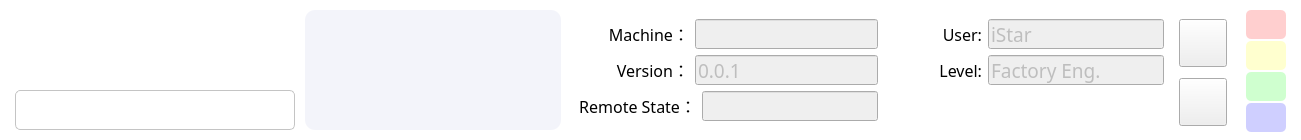
     <widget class="QFrame" name="frame_Title">
      <property name="minimumSize">
       <size>
        <width>0</width>
        <height>140</height>
       </size>
      </property>
      <property name="maximumSize">
       <size>
        <width>16777215</width>
        <height>140</height>
       </size>
      </property>
      <property name="styleSheet">
       <string notr="true">QFrame{
    background-color:#FFFFFF;
    border:none;
}</string>
      </property>
      <property name="frameShape">
       <enum>QFrame::StyledPanel</enum>
      </property>
      <property name="frameShadow">
       <enum>QFrame::Raised</enum>
      </property>
      <layout class="QHBoxLayout" name="horizontalLayout_13">
       <property name="spacing">
        <number>0</number>
       </property>
       <property name="leftMargin">
        <number>0</number>
       </property>
       <property name="topMargin">
        <number>0</number>
       </property>
       <property name="rightMargin">
        <number>0</number>
       </property>
       <property name="bottomMargin">
        <number>0</number>
       </property>
       <item>
        <layout class="QVBoxLayout" name="verticalLayout_5">
         <item>
          <widget class="QLabel" name="lbl_Logo">
           <property name="minimumSize">
            <size>
             <width>300</width>
             <height>80</height>
            </size>
           </property>
           <property name="styleSheet">
           <string notr="true">QLabel{
	image: url(:/image/images/iStarLogo.png);
	background-color:transparent;
}
</string>
           </property>
           <property name="text">
            <string/>
           </property>
          </widget>
         </item>
         <item>
          <layout class="QHBoxLayout" name="horizontalLayout_4">
           <property name="spacing">
            <number>10</number>
           </property>
           <property name="leftMargin">
            <number>15</number>
           </property>
           <property name="topMargin">
            <number>0</number>
           </property>
           <property name="rightMargin">
            <number>5</number>
           </property>
           <property name="bottomMargin">
            <number>10</number>
           </property>
           <item>
             <widget class="QLabel" name="lbl_DateTime">
              <property name="minimumSize">
               <size>
                <width>280</width>
                <height>40</height>
               </size>
              </property>
              <property name="maximumSize">
               <size>
                <width>16777215</width>
                <height>40</height>
               </size>
              </property>
             <property name="font">
              <font>
               <family>Times New Roman</family>
               <pointsize>18</pointsize>
              </font>
             </property>
             <property name="layoutDirection">
              <enum>Qt::RightToLeft</enum>
             </property>
             <property name="styleSheet">
              <string notr="true">QLabel{
	border:1px solid rgb(196,196,196);
    border-radius:5px;
	background-color:transparent;
}
</string>
             </property>
             <property name="text">
              <string/>
             </property>
             <property name="alignment">
              <set>Qt::AlignCenter</set>
             </property>
            </widget>
           </item>
          </layout>
         </item>
        </layout>
       </item>
       <item>
        <layout class="QHBoxLayout" name="horizontalLayout_12" stretch="1,0">
         <property name="spacing">
          <number>0</number>
         </property>
         <property name="leftMargin">
          <number>5</number>
         </property>
         <property name="topMargin">
          <number>10</number>
         </property>
         <property name="rightMargin">
          <number>5</number>
         </property>
         <property name="bottomMargin">
          <number>10</number>
         </property>
         <item>
          <widget class="QTextEdit" name="Ted_Message">
           <property name="styleSheet">
            <string notr="true">QTextEdit{
	border-radius:10;
	background-color:#F3F4FA;
	font-family:HarmonyOS Sans;
	font-weight:normal;
	font-size:12pt;
}</string>
           </property>
           <property name="readOnly">
            <bool>true</bool>
           </property>
          </widget>
         </item>
         <item>
          <widget class="QFrame" name="frame">
           <property name="minimumSize">
            <size>
             <width>600</width>
             <height>0</height>
            </size>
           </property>
           <property name="frameShape">
            <enum>QFrame::StyledPanel</enum>
           </property>
           <property name="frameShadow">
            <enum>QFrame::Raised</enum>
           </property>
           <layout class="QGridLayout" name="gridLayout_3">
            <item row="0" column="0">
             <widget class="QWidget" name="widget_2" native="true">
              <layout class="QHBoxLayout" name="horizontalLayout">
               <property name="topMargin">
                <number>0</number>
               </property>
               <property name="bottomMargin">
                <number>0</number>
               </property>
               <item>
                <widget class="QLabel" name="lbl_Machine">
                 <property name="minimumSize">
                  <size>
                   <width>110</width>
                   <height>0</height>
                  </size>
                 </property>
                 <property name="font">
                  <font>
                   <family>HarmonyOS Sans</family>
                   <pointsize>12</pointsize>
                  </font>
                 </property>
                 <property name="text">
                  <string>Machine：</string>
                 </property>
                 <property name="alignment">
                  <set>Qt::AlignRight|Qt::AlignTrailing|Qt::AlignVCenter</set>
                 </property>
                </widget>
               </item>
               <item>
                <widget class="QLineEdit" name="led_Machine">
                 <property name="enabled">
                  <bool>false</bool>
                 </property>
                 <property name="font">
                  <font>
                   <family>Agency FB</family>
                   <pointsize>14</pointsize>
                  </font>
                 </property>
                 <property name="text">
                  <string/>
                 </property>
                </widget>
               </item>
              </layout>
             </widget>
            </item>
            <item row="0" column="1">
             <widget class="QWidget" name="widget_5" native="true">
              <layout class="QHBoxLayout" name="horizontalLayout_16">
               <property name="topMargin">
                <number>0</number>
               </property>
               <property name="bottomMargin">
                <number>0</number>
               </property>
               <item>
                <widget class="QLabel" name="lbl_Machine_2">
                 <property name="minimumSize">
                  <size>
                   <width>80</width>
                   <height>0</height>
                  </size>
                 </property>
                 <property name="font">
                  <font>
                   <family>HarmonyOS Sans</family>
                   <pointsize>12</pointsize>
                  </font>
                 </property>
                 <property name="text">
                  <string>User:</string>
                 </property>
                 <property name="alignment">
                  <set>Qt::AlignRight|Qt::AlignTrailing|Qt::AlignVCenter</set>
                 </property>
                </widget>
               </item>
               <item>
                <widget class="QLineEdit" name="led_UserName">
                 <property name="enabled">
                  <bool>false</bool>
                 </property>
                 <property name="font">
                  <font>
                   <family>Agency FB</family>
                   <pointsize>14</pointsize>
                  </font>
                 </property>
                 <property name="text">
                  <string>iStar</string>
                 </property>
                </widget>
               </item>
              </layout>
             </widget>
            </item>
            <item row="0" column="2" rowspan="3">
             <layout class="QVBoxLayout" name="verticalLayout">
              <item>
               <widget class="QPushButton" name="btn_Login">
                <property name="minimumSize">
                 <size>
                  <width>48</width>
                  <height>48</height>
                 </size>
                </property>
                <property name="text">
                 <string/>
                </property>
               </widget>
              </item>
              <item>
               <widget class="Line" name="line">
                <property name="frameShadow">
                 <enum>QFrame::Plain</enum>
                </property>
                <property name="lineWidth">
                 <number>2</number>
                </property>
                <property name="orientation">
                 <enum>Qt::Horizontal</enum>
                </property>
               </widget>
              </item>
              <item>
               <widget class="QPushButton" name="btn_Exit">
                <property name="minimumSize">
                 <size>
                  <width>48</width>
                  <height>48</height>
                 </size>
                </property>
                <property name="text">
                 <string/>
                </property>
               </widget>
              </item>
             </layout>
            </item>
            <item row="1" column="0">
             <widget class="QWidget" name="widget_3" native="true">
              <layout class="QHBoxLayout" name="horizontalLayout_17">
               <property name="topMargin">
                <number>0</number>
               </property>
               <property name="bottomMargin">
                <number>0</number>
               </property>
               <item>
                <widget class="QLabel" name="lbl_Version">
                 <property name="minimumSize">
                  <size>
                   <width>110</width>
                   <height>0</height>
                  </size>
                 </property>
                 <property name="font">
                  <font>
                   <family>HarmonyOS Sans</family>
                   <pointsize>12</pointsize>
                  </font>
                 </property>
                 <property name="text">
                  <string>Version：</string>
                 </property>
                 <property name="alignment">
                  <set>Qt::AlignRight|Qt::AlignTrailing|Qt::AlignVCenter</set>
                 </property>
                </widget>
               </item>
               <item>
                <widget class="QLineEdit" name="led_Version">
                 <property name="enabled">
                  <bool>false</bool>
                 </property>
                 <property name="font">
                  <font>
                   <family>Agency FB</family>
                   <pointsize>14</pointsize>
                  </font>
                 </property>
                 <property name="text">
                  <string>0.0.1</string>
                 </property>
                </widget>
               </item>
              </layout>
             </widget>
            </item>
            <item row="1" column="1">
             <widget class="QWidget" name="widget_6" native="true">
              <layout class="QHBoxLayout" name="horizontalLayout_19">
               <property name="topMargin">
                <number>0</number>
               </property>
               <property name="bottomMargin">
                <number>0</number>
               </property>
               <item>
                <widget class="QLabel" name="lbl_Version_2">
                 <property name="minimumSize">
                  <size>
                   <width>80</width>
                   <height>0</height>
                  </size>
                 </property>
                 <property name="font">
                  <font>
                   <family>HarmonyOS Sans</family>
                   <pointsize>12</pointsize>
                  </font>
                 </property>
                 <property name="text">
                  <string>Level:</string>
                 </property>
                 <property name="alignment">
                  <set>Qt::AlignRight|Qt::AlignTrailing|Qt::AlignVCenter</set>
                 </property>
                </widget>
               </item>
               <item>
                <widget class="QLineEdit" name="led_UserLevel">
                 <property name="enabled">
                  <bool>false</bool>
                 </property>
                 <property name="font">
                  <font>
                   <family>Agency FB</family>
                   <pointsize>14</pointsize>
                  </font>
                 </property>
                 <property name="text">
                  <string>Factory Eng.</string>
                 </property>
                </widget>
               </item>
              </layout>
             </widget>
            </item>
            <item row="2" column="0">
             <widget class="QWidget" name="widget_4" native="true">
              <layout class="QHBoxLayout" name="horizontalLayout_18">
               <property name="topMargin">
                <number>0</number>
               </property>
               <property name="bottomMargin">
                <number>0</number>
               </property>
               <item>
                <widget class="QLabel" name="lbl_RemoteState">
                 <property name="minimumSize">
                  <size>
                   <width>110</width>
                   <height>0</height>
                  </size>
                 </property>
                 <property name="font">
                  <font>
                   <family>HarmonyOS Sans</family>
                   <pointsize>12</pointsize>
                  </font>
                 </property>
                 <property name="text">
                  <string>Remote State：</string>
                 </property>
                 <property name="alignment">
                  <set>Qt::AlignRight|Qt::AlignTrailing|Qt::AlignVCenter</set>
                 </property>
                </widget>
               </item>
               <item>
                <widget class="QLineEdit" name="led_RemoteState">
                 <property name="enabled">
                  <bool>false</bool>
                 </property>
                 <property name="font">
                  <font>
                   <family>Agency FB</family>
                   <pointsize>14</pointsize>
                  </font>
                 </property>
                 <property name="text">
                  <string/>
                 </property>
                </widget>
               </item>
              </layout>
             </widget>
            </item>
           </layout>
          </widget>
         </item>
        </layout>
       </item>
       <item>
        <layout class="QHBoxLayout" name="horizontalLayout_14"/>
       </item>
       <item>
        <layout class="QVBoxLayout" name="verticalLayout_12">
         <property name="spacing">
          <number>2</number>
         </property>
         <property name="leftMargin">
          <number>5</number>
         </property>
         <property name="topMargin">
          <number>10</number>
         </property>
         <property name="rightMargin">
          <number>15</number>
         </property>
         <property name="bottomMargin">
          <number>5</number>
         </property>
         <item>
          <widget class="QPushButton" name="btn_RedLight">
           <property name="enabled">
            <bool>false</bool>
           </property>
           <property name="minimumSize">
            <size>
             <width>40</width>
             <height>29</height>
            </size>
           </property>
           <property name="maximumSize">
            <size>
             <width>40</width>
             <height>29</height>
            </size>
           </property>
           <property name="styleSheet">
            <string notr="true">QPushButton{   
    background-color: rgba(255, 0, 0, 48);
	border:none;
	border-radius:5px; 
}

QPushButton:checked{
	background-color: rgba(255, 0, 0, 128);
	border:none;
	border-radius:5px;
}</string>
           </property>
           <property name="text">
            <string/>
           </property>
           <property name="checkable">
            <bool>true</bool>
           </property>
          </widget>
         </item>
         <item>
          <widget class="QPushButton" name="btn_YellowLight">
           <property name="enabled">
            <bool>false</bool>
           </property>
           <property name="minimumSize">
            <size>
             <width>40</width>
             <height>29</height>
            </size>
           </property>
           <property name="maximumSize">
            <size>
             <width>40</width>
             <height>29</height>
            </size>
           </property>
           <property name="styleSheet">
            <string notr="true">QPushButton{   
    background-color: rgba(255,255,0,48);
	border:none;
	border-radius:5px; 
}

QPushButton:checked{
	background-color: rgba(255,255,0,128);
	border:none;
	border-radius:5px;
}</string>
           </property>
           <property name="text">
            <string/>
           </property>
           <property name="checkable">
            <bool>true</bool>
           </property>
          </widget>
         </item>
         <item>
          <widget class="QPushButton" name="btn_GreenLight">
           <property name="enabled">
            <bool>false</bool>
           </property>
           <property name="minimumSize">
            <size>
             <width>40</width>
             <height>29</height>
            </size>
           </property>
           <property name="maximumSize">
            <size>
             <width>40</width>
             <height>29</height>
            </size>
           </property>
           <property name="styleSheet">
            <string notr="true">QPushButton{   
    background-color: rgba(0,255,0,48);
	border:none;
	border-radius:5px; 
}

QPushButton:checked{
	background-color: rgba(0,255,0,128);
	border:none;
	border-radius:5px;
}</string>
           </property>
           <property name="text">
            <string/>
           </property>
           <property name="checkable">
            <bool>true</bool>
           </property>
          </widget>
         </item>
         <item>
          <widget class="QPushButton" name="btn_BlueLight">
           <property name="enabled">
            <bool>false</bool>
           </property>
           <property name="minimumSize">
            <size>
             <width>40</width>
             <height>29</height>
            </size>
           </property>
           <property name="maximumSize">
            <size>
             <width>40</width>
             <height>29</height>
            </size>
           </property>
           <property name="styleSheet">
            <string notr="true">QPushButton{   
    background-color: rgba(0, 0, 255, 48);
	border:none;
	border-radius:5px; 
}

QPushButton:checked{
	background-color: rgba(0, 0, 255, 128);
	border:none;
	border-radius:5px;
}</string>
           </property>
           <property name="text">
            <string/>
           </property>
           <property name="checkable">
            <bool>true</bool>
           </property>
          </widget>
         </item>
         <item>
          <spacer name="verticalSpacer_4">
           <property name="orientation">
            <enum>Qt::Vertical</enum>
           </property>
           <property name="sizeHint" stdset="0">
            <size>
             <width>20</width>
             <height>40</height>
            </size>
           </property>
          </spacer>
         </item>
        </layout>
       </item>
      </layout>
     </widget>
